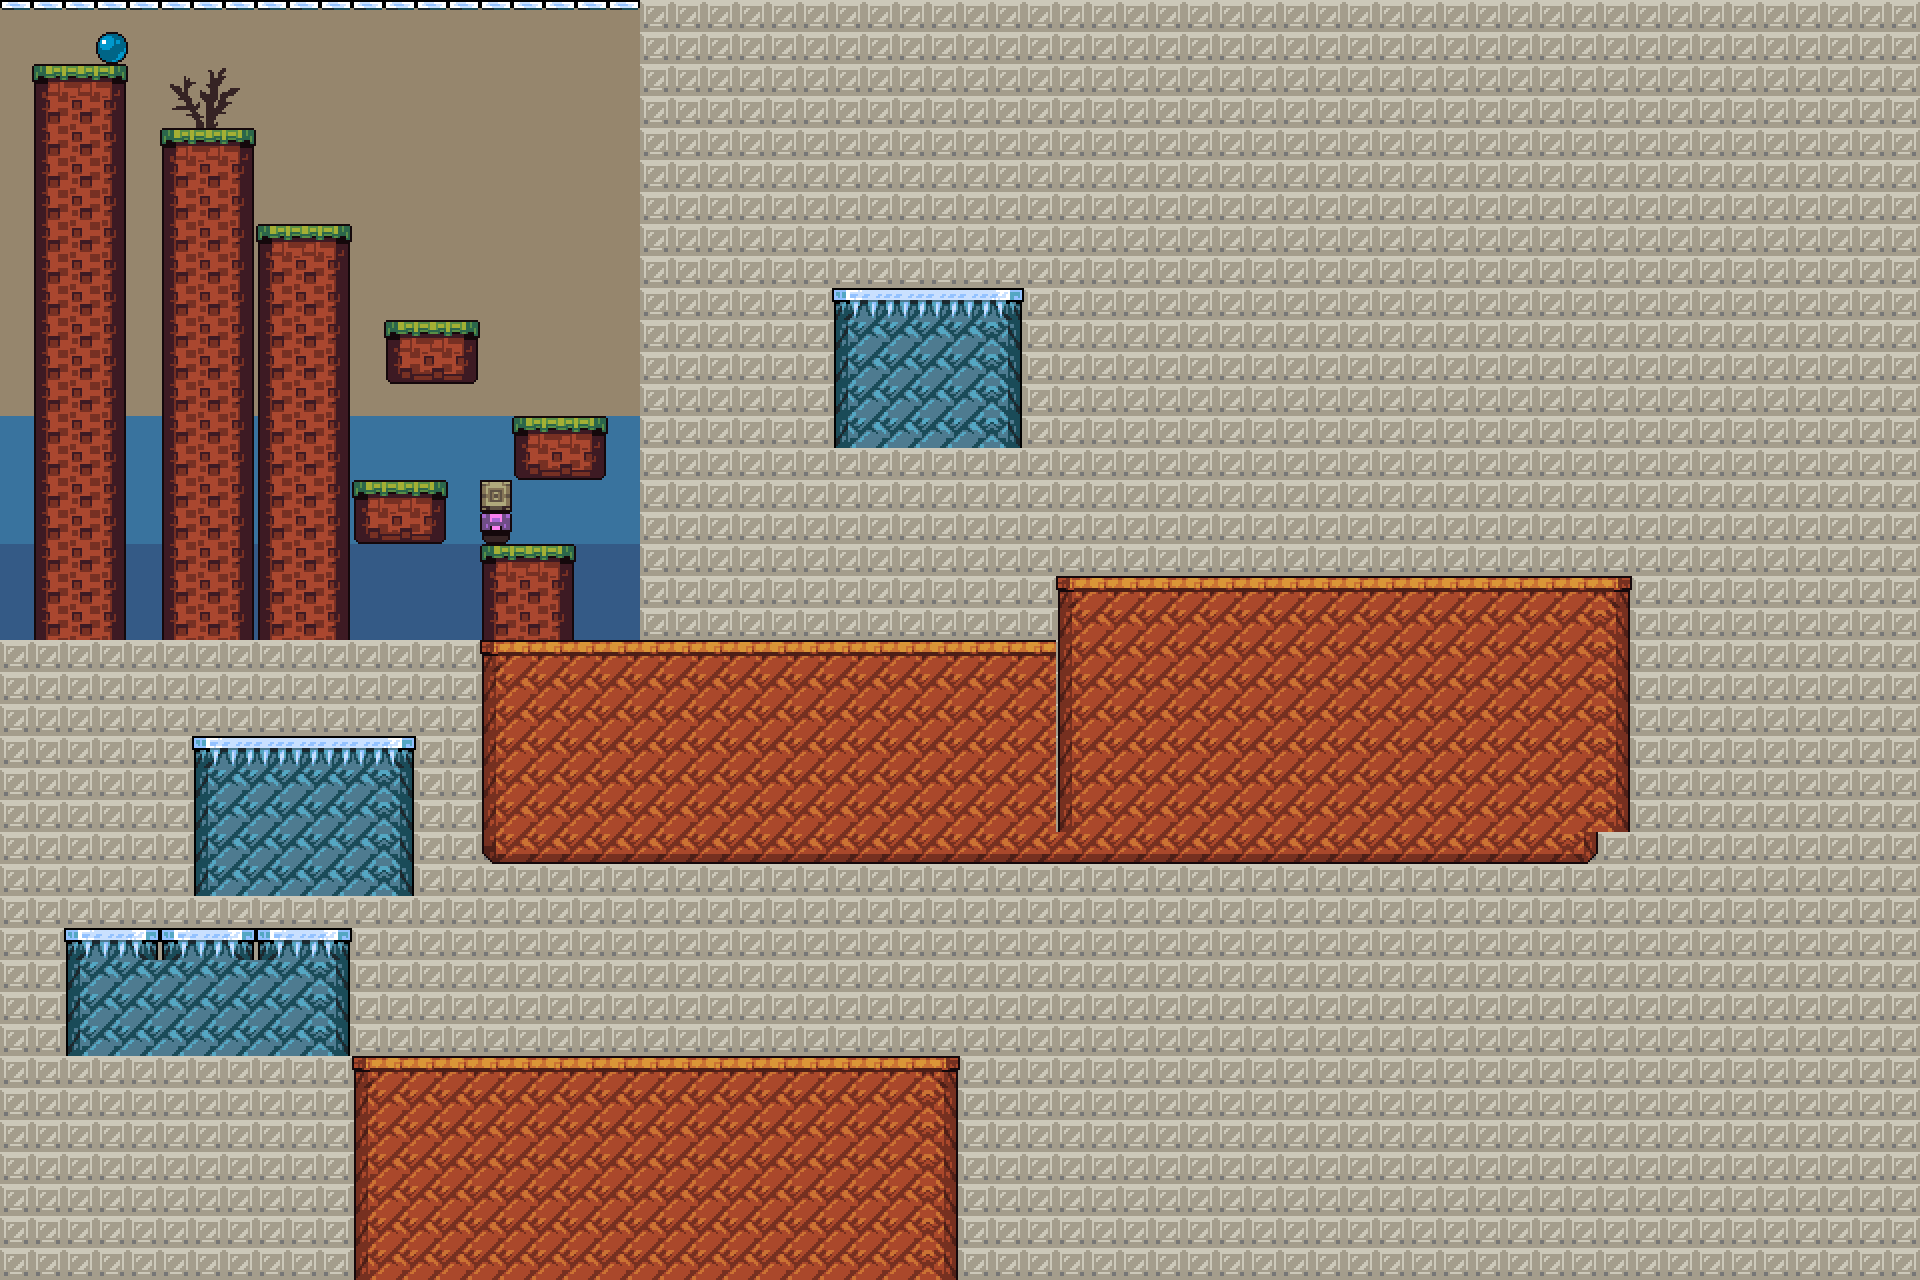

Tiled map render using the project's own tile images. Description and the map definition, with tile-layer contents summarised, below:
An orthogonal 60x40 tile map with 32x32 px tiles, 2 tile layers (Layer 1, Layer 2), 2 tilesets and 106 objects (Player).

<map version="1.2" orientation="orthogonal" renderorder="right-down" width="60" height="40" tilewidth="32" tileheight="32" nextobjectid="562">
  <properties>
    <property name="sw1" value="128" />
    <property name="sw2" value="16" />
    <property name="sw3" value="139" />
    <property name="sw4" value="62" />
  </properties>
  <tileset firstgid="1" name="goodly-2x" columns="16" tilecount="256" tileheight="32" tilewidth="32">
    <image source="imgs/goodly-2x.png" width="512" height="512" />
    <tile id="15">
      <properties>
        <property name="collidable" type="boolean" value="true" />
      </properties>
    </tile>
  </tileset>
  <tileset firstgid="257" name="me" columns="2" tilecount="4" tileheight="32" tilewidth="32">
    <image source="imgs/me.png" width="64" height="64" />
    <tile id="2">
      <properties>
        <property name="collidable" type="boolean" value="true" />
      </properties>
    </tile>
    <tile id="0">
      <properties>
        <property name="collidable" type="boolean" value="true" />
      </properties>
    </tile>
    <tile id="3">
      <properties>
        <property name="collidable" type="boolean" value="true" />
      </properties>
    </tile>
    <tile id="1">
      <properties>
        <property name="collidable" type="boolean" value="true" />
      </properties>
    </tile>
  </tileset>
  <layer name="Layer 1" width="60" height="40">
    <data>[2400 cells, 2400 non-empty, 4 distinct tile ids]</data>
  </layer>
  <layer name="Layer 2" width="60" height="40">
    <data>[2400 cells, 718 non-empty, 34 distinct tile ids]</data>
  </layer>
  <objectgroup name="collision">
    <object name="Player" type="" id="21" x="176" y="112">
      <point />
      <properties>
        <property name="SpawnPoint" value="" />
      </properties>
    </object>
    <object name="" type="" id="561" x="736" y="96" width="32" height="32" />
  </objectgroup>
  <objectgroup name="Layer 4">
    <object name="" type="" id="456" x="32" y="64" width="32" height="32">
      <properties>
        <property name="collidable" value="true" />
      </properties>
    </object>
    <object name="" type="" id="457" x="64" y="64" width="32" height="32">
      <properties>
        <property name="collidable" value="true" />
      </properties>
    </object>
    <object name="" type="" id="458" x="96" y="64" width="32" height="32">
      <properties>
        <property name="collidable" value="true" />
      </properties>
    </object>
    <object name="" type="" id="459" x="32" y="96" width="32" height="32">
      <properties>
        <property name="collidable" value="true" />
      </properties>
    </object>
    <object name="" type="" id="460" x="96" y="96" width="32" height="32">
      <properties>
        <property name="collidable" value="true" />
      </properties>
    </object>
    <object name="" type="" id="461" x="96" y="128" width="32" height="32">
      <properties>
        <property name="collidable" value="true" />
      </properties>
    </object>
    <object name="" type="" id="462" x="32" y="128" width="32" height="32">
      <properties>
        <property name="collidable" value="true" />
      </properties>
    </object>
    <object name="" type="" id="463" x="96" y="160" width="32" height="32">
      <properties>
        <property name="collidable" value="true" />
      </properties>
    </object>
    <object name="" type="" id="464" x="32" y="160" width="32" height="32">
      <properties>
        <property name="collidable" value="true" />
      </properties>
    </object>
    <object name="" type="" id="465" x="96" y="192" width="32" height="32">
      <properties>
        <property name="collidable" value="true" />
      </properties>
    </object>
    <object name="" type="" id="466" x="32" y="192" width="32" height="32">
      <properties>
        <property name="collidable" value="true" />
      </properties>
    </object>
    <object name="" type="" id="467" x="96" y="224" width="32" height="32">
      <properties>
        <property name="collidable" value="true" />
      </properties>
    </object>
    <object name="" type="" id="468" x="32" y="224" width="32" height="32">
      <properties>
        <property name="collidable" value="true" />
      </properties>
    </object>
    <object name="" type="" id="469" x="96" y="256" width="32" height="32">
      <properties>
        <property name="collidable" value="true" />
      </properties>
    </object>
    <object name="" type="" id="470" x="32" y="256" width="32" height="32">
      <properties>
        <property name="collidable" value="true" />
      </properties>
    </object>
    <object name="" type="" id="471" x="96" y="288" width="32" height="32">
      <properties>
        <property name="collidable" value="true" />
      </properties>
    </object>
    <object name="" type="" id="472" x="32" y="288" width="32" height="32">
      <properties>
        <property name="collidable" value="true" />
      </properties>
    </object>
    <object name="" type="" id="473" x="96" y="320" width="32" height="32">
      <properties>
        <property name="collidable" value="true" />
      </properties>
    </object>
    <object name="" type="" id="474" x="32" y="320" width="32" height="32">
      <properties>
        <property name="collidable" value="true" />
      </properties>
    </object>
    <object name="" type="" id="475" x="96" y="352" width="32" height="32">
      <properties>
        <property name="collidable" value="true" />
      </properties>
    </object>
    <object name="" type="" id="476" x="32" y="352" width="32" height="32">
      <properties>
        <property name="collidable" value="true" />
      </properties>
    </object>
    <object name="" type="" id="477" x="96" y="384" width="32" height="32">
      <properties>
        <property name="collidable" value="true" />
      </properties>
    </object>
    <object name="" type="" id="478" x="32" y="384" width="32" height="32">
      <properties>
        <property name="collidable" value="true" />
      </properties>
    </object>
    <object name="" type="" id="479" x="96" y="416" width="32" height="32">
      <properties>
        <property name="collidable" value="true" />
      </properties>
    </object>
    <object name="" type="" id="480" x="32" y="416" width="32" height="32">
      <properties>
        <property name="collidable" value="true" />
      </properties>
    </object>
    <object name="" type="" id="481" x="96" y="448" width="32" height="32">
      <properties>
        <property name="collidable" value="true" />
      </properties>
    </object>
    <object name="" type="" id="482" x="32" y="448" width="32" height="32">
      <properties>
        <property name="collidable" value="true" />
      </properties>
    </object>
    <object name="" type="" id="483" x="96" y="480" width="32" height="32">
      <properties>
        <property name="collidable" value="true" />
      </properties>
    </object>
    <object name="" type="" id="484" x="32" y="480" width="32" height="32">
      <properties>
        <property name="collidable" value="true" />
      </properties>
    </object>
    <object name="" type="" id="485" x="96" y="512" width="32" height="32">
      <properties>
        <property name="collidable" value="true" />
      </properties>
    </object>
    <object name="" type="" id="486" x="32" y="544" width="32" height="32">
      <properties>
        <property name="collidable" value="true" />
      </properties>
    </object>
    <object name="" type="" id="487" x="96" y="544" width="32" height="32">
      <properties>
        <property name="collidable" value="true" />
      </properties>
    </object>
    </objectgroup>
</map>
<!-- 72 of 106 objects omitted -->
